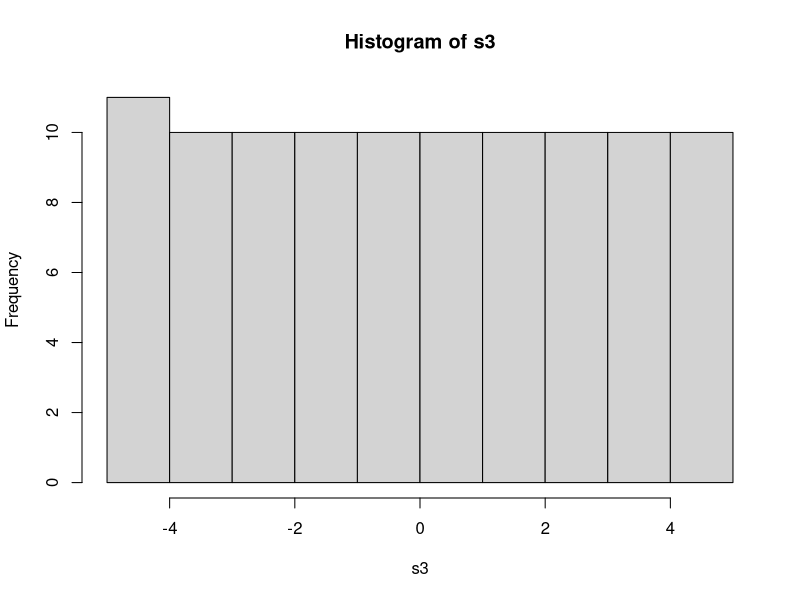

This chart was generated by the following R code:
# Asinación a la variable "x"
c(10.4, 5.6, 3.1, 6.4, 21.7) -> x

# Función para promedio
promedio = mean(x)

# Función para la varianza
varianza = var(x)

# La raíz cuadrada de la varianza es la desviación estándar
desviacion_estandar = sqrt(var(x))

# Tamaño del vector "x"
n = length(x)

y = x

v <- 2 * x + y + 1

c(10.4, 5.3, 5.7, 21.7) -> x

seq(-5, 5, by = .1) -> s3

hist(s3)